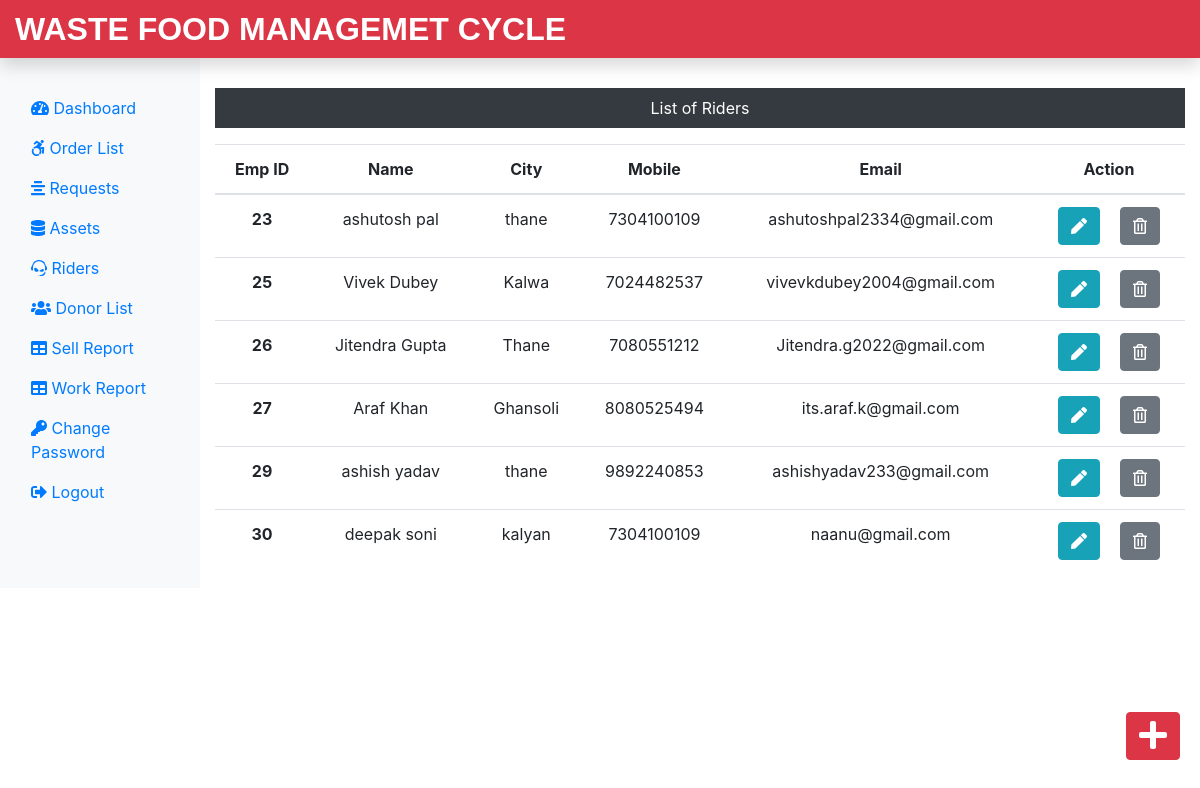
Page /Admin/rider.php (signed in) on the committed database.
### tables this page shows
CREATE TABLE `riders_tb` (
  `empid` int(11) NOT NULL,
  `empName` varchar(60) NOT NULL,
  `empCity` varchar(60) NOT NULL,
  `empMobile` bigint(11) NOT NULL,
  `empEmail` varchar(60) NOT NULL
);

### Admin/rider.php (the view, shortened to what this page needs)
<?php
include('includes/header.php');
include('../dbConnection.php');
?>
<div class="col-sm-9 col-md-10 mt-5 text-center">
  <p class=" bg-dark text-white p-2">List of Riders</p>
  <?php
    $sql = "SELECT * FROM riders_tb";
    $result = $conn->query($sql);
    if($result->num_rows > 0){
 echo '<table class="table">
  <thead>
   <tr>
    <th scope="col">Emp ID</th>
    <th scope="col">Name</th>
    <th scope="col">City</th>
    <th scope="col">Mobile</th>
    <th scope="col">Email</th>
    <th scope="col">Action</th>
   </tr>
  </thead>
  <tbody>';
  while($row = $result->fetch_assoc()){
   echo '<tr>';
    echo '<th scope="row">'.$row["empid"].'</th>';
    echo '<td>'. $row["empName"].'</td>';
    echo '<td>'.$row["empCity"].'</td>';
    echo '<td>'.$row["empMobile"].'</td>';
    echo '<td>'.$row["empEmail"].'</td>';
    echo '<td><form action="editemp.php" method="POST" class="d-inline"> <input type="hidden" name="id" value='. $row["empid"] .'><button type="submit" class="btn btn-info mr-3" name="view" value="View"><i class="fas fa-pen"></i></button></form>  <form action="" method="POST" class="d-inline"><input type="hidden" name="id" value='. $row["empid"] .'><button type="submit" class="btn btn-secondary" name="delete" value="Delete"><i class="far fa-trash-alt"></i></button></form></td>
   </tr>';
  }
 echo '</tbody>
 </table>';
} else {
  echo "0 Result";
}
?>
</div>
</div>
<div><a class="btn btn-danger box" href="insertemp.php"><i class="fas fa-plus fa-2x"></i></a>
</div>
</div>
<?php
include('includes/footer.php');
?>

### css/custom.css (style rules this page uses)
.box { position: fixed; bottom: 10px; right: 20px; margin-bottom: 30px; }

### rows in the picture
riders_tb: empid "23", empName "ashutosh pal", empCity "thane", empMobile "7304100109", empEmail "ashutoshpal2334@gmail.com"
riders_tb: empid "25", empName "Vivek Dubey", empCity "Kalwa", empMobile "7024482537", empEmail "vivevkdubey2004@gmail.com"
riders_tb: empid "26", empName "Jitendra Gupta", empCity "Thane", empMobile "7080551212", empEmail "Jitendra.g2022@gmail.com"
riders_tb: empid "27", empName "Araf Khan", empCity "Ghansoli", empMobile "8080525494", empEmail "its.araf.k@gmail.com"
riders_tb: empid "29", empName "ashish yadav", empCity "thane", empMobile "9892240853", empEmail "ashishyadav233@gmail.com"
riders_tb: empid "30", empName "deepak soni", empCity "kalyan", empMobile "7304100109", empEmail "naanu@gmail.com"
